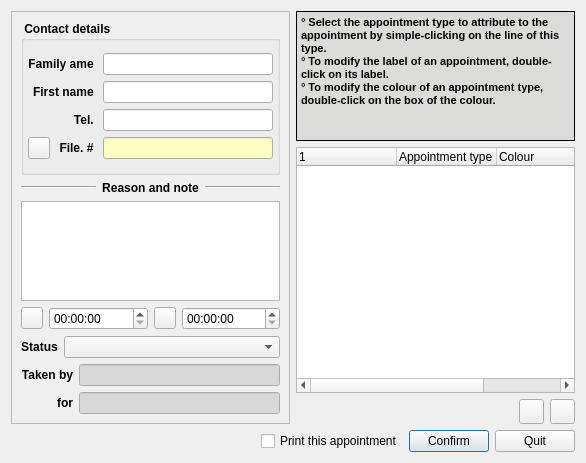
<?xml version="1.0" encoding="UTF-8"?>
<ui version="4.0">
 <class>C_Dlg_RdvTypeConfig</class>
 <widget class="QDialog" name="C_Dlg_RdvTypeConfig">
  <property name="geometry">
   <rect>
    <x>0</x>
    <y>0</y>
    <width>586</width>
    <height>463</height>
   </rect>
  </property>
  <property name="sizePolicy">
   <sizepolicy hsizetype="Expanding" vsizetype="Expanding">
    <horstretch>0</horstretch>
    <verstretch>0</verstretch>
   </sizepolicy>
  </property>
  <property name="windowTitle">
   <string>Appointment parameters</string>
  </property>
  <layout class="QGridLayout" name="gridLayout_12">
   <item row="0" column="0">
    <widget class="QFrame" name="frame_RdvEdit">
     <property name="frameShape">
      <enum>QFrame::StyledPanel</enum>
     </property>
     <property name="frameShadow">
      <enum>QFrame::Raised</enum>
     </property>
     <layout class="QGridLayout" name="gridLayout_9">
      <item row="0" column="0">
       <widget class="QGroupBox" name="groupBox_Coordonnees">
        <property name="font">
         <font>
          <weight>75</weight>
          <bold>true</bold>
         </font>
        </property>
        <property name="title">
         <string> Contact details </string>
        </property>
        <layout class="QGridLayout" name="gridLayout_8">
         <property name="margin">
          <number>4</number>
         </property>
         <item row="0" column="0">
          <layout class="QGridLayout" name="gridLayout_6">
           <item row="0" column="0">
            <layout class="QGridLayout" name="gridLayout_5">
             <item row="0" column="0">
              <widget class="QLabel" name="label_2">
               <property name="font">
                <font>
                 <weight>75</weight>
                 <bold>true</bold>
                </font>
               </property>
               <property name="text">
                <string>Family ame </string>
               </property>
               <property name="alignment">
                <set>Qt::AlignRight|Qt::AlignTrailing|Qt::AlignVCenter</set>
               </property>
              </widget>
             </item>
             <item row="1" column="0">
              <widget class="QLabel" name="label_3">
               <property name="font">
                <font>
                 <weight>75</weight>
                 <bold>true</bold>
                </font>
               </property>
               <property name="text">
                <string>First name </string>
               </property>
               <property name="alignment">
                <set>Qt::AlignRight|Qt::AlignTrailing|Qt::AlignVCenter</set>
               </property>
              </widget>
             </item>
             <item row="2" column="0">
              <widget class="QLabel" name="label_4">
               <property name="font">
                <font>
                 <weight>75</weight>
                 <bold>true</bold>
                </font>
               </property>
               <property name="text">
                <string>Tel. </string>
               </property>
               <property name="alignment">
                <set>Qt::AlignRight|Qt::AlignTrailing|Qt::AlignVCenter</set>
               </property>
              </widget>
             </item>
             <item row="3" column="0">
              <layout class="QGridLayout" name="gridLayout_4">
               <item row="0" column="0">
                <widget class="QPushButton" name="pushButton_Anonymize">
                 <property name="maximumSize">
                  <size>
                   <width>22</width>
                   <height>22</height>
                  </size>
                 </property>
                 <property name="toolTip">
                  <string>Anonymise an appointment (not linked to a file)</string>
                 </property>
                 <property name="text">
                  <string/>
                 </property>
                </widget>
               </item>
               <item row="0" column="1">
                <widget class="QLabel" name="label_5">
                 <property name="font">
                  <font>
                   <weight>75</weight>
                   <bold>true</bold>
                  </font>
                 </property>
                 <property name="text">
                  <string>File. #</string>
                 </property>
                 <property name="alignment">
                  <set>Qt::AlignCenter</set>
                 </property>
                </widget>
               </item>
              </layout>
             </item>
            </layout>
           </item>
           <item row="0" column="1">
            <layout class="QVBoxLayout" name="verticalLayout">
             <item>
              <widget class="QLineEdit" name="lineEdit_Nom">
               <property name="font">
                <font>
                 <weight>50</weight>
                 <bold>false</bold>
                </font>
               </property>
              </widget>
             </item>
             <item>
              <widget class="QLineEdit" name="lineEdit_Prenom">
               <property name="font">
                <font>
                 <weight>50</weight>
                 <bold>false</bold>
                </font>
               </property>
              </widget>
             </item>
             <item>
              <widget class="QLineEdit" name="lineEdit_Tel">
               <property name="font">
                <font>
                 <weight>50</weight>
                 <bold>false</bold>
                </font>
               </property>
              </widget>
             </item>
             <item>
              <widget class="QLineEdit" name="lineEdit_GUID">
               <property name="palette">
                <palette>
                 <active>
                  <colorrole role="Base">
                   <brush brushstyle="SolidPattern">
                    <color alpha="255">
                     <red>252</red>
                     <green>255</green>
                     <blue>193</blue>
                    </color>
                   </brush>
                  </colorrole>
                 </active>
                 <inactive>
                  <colorrole role="Base">
                   <brush brushstyle="SolidPattern">
                    <color alpha="255">
                     <red>252</red>
                     <green>255</green>
                     <blue>193</blue>
                    </color>
                   </brush>
                  </colorrole>
                 </inactive>
                 <disabled>
                  <colorrole role="Base">
                   <brush brushstyle="SolidPattern">
                    <color alpha="255">
                     <red>255</red>
                     <green>255</green>
                     <blue>255</blue>
                    </color>
                   </brush>
                  </colorrole>
                 </disabled>
                </palette>
               </property>
               <property name="font">
                <font>
                 <pointsize>8</pointsize>
                 <weight>50</weight>
                 <bold>false</bold>
                </font>
               </property>
               <property name="readOnly">
                <bool>true</bool>
               </property>
              </widget>
             </item>
            </layout>
           </item>
          </layout>
         </item>
        </layout>
       </widget>
      </item>
      <item row="1" column="0">
       <layout class="QGridLayout" name="gridLayout_7">
        <item row="2" column="0">
         <layout class="QHBoxLayout" name="horizontalLayout_4">
          <item>
           <widget class="QLabel" name="label_8">
            <property name="font">
             <font>
              <weight>75</weight>
              <bold>true</bold>
             </font>
            </property>
            <property name="text">
             <string>Status</string>
            </property>
            <property name="alignment">
             <set>Qt::AlignCenter</set>
            </property>
           </widget>
          </item>
          <item>
           <widget class="QComboBox" name="comboBox_Statut">
            <property name="sizePolicy">
             <sizepolicy hsizetype="Expanding" vsizetype="Fixed">
              <horstretch>0</horstretch>
              <verstretch>0</verstretch>
             </sizepolicy>
            </property>
            <property name="toolTip">
             <string>Choose appointment's status</string>
            </property>
           </widget>
          </item>
         </layout>
        </item>
        <item row="0" column="0">
         <layout class="QGridLayout" name="gridLayout_3">
          <item row="1" column="0">
           <widget class="QTextEdit" name="textEdit_note">
            <property name="maximumSize">
             <size>
              <width>16777215</width>
              <height>100</height>
             </size>
            </property>
            <property name="tabChangesFocus">
             <bool>true</bool>
            </property>
           </widget>
          </item>
          <item row="0" column="0">
           <layout class="QHBoxLayout" name="horizontalLayout_2">
            <item>
             <widget class="Line" name="line">
              <property name="orientation">
               <enum>Qt::Horizontal</enum>
              </property>
             </widget>
            </item>
            <item>
             <widget class="QLabel" name="label">
              <property name="font">
               <font>
                <weight>75</weight>
                <bold>true</bold>
               </font>
              </property>
              <property name="text">
               <string>Reason and note</string>
              </property>
              <property name="alignment">
               <set>Qt::AlignCenter</set>
              </property>
             </widget>
            </item>
            <item>
             <widget class="Line" name="line_2">
              <property name="orientation">
               <enum>Qt::Horizontal</enum>
              </property>
             </widget>
            </item>
           </layout>
          </item>
         </layout>
        </item>
        <item row="1" column="0">
         <layout class="QHBoxLayout" name="horizontalLayout_5">
          <item>
           <widget class="QPushButton" name="pushButton_Heure">
            <property name="minimumSize">
             <size>
              <width>22</width>
              <height>22</height>
             </size>
            </property>
            <property name="maximumSize">
             <size>
              <width>22</width>
              <height>22</height>
             </size>
            </property>
            <property name="toolTip">
             <string>Change appointment hour; choose from list</string>
            </property>
            <property name="text">
             <string/>
            </property>
           </widget>
          </item>
          <item>
           <widget class="QTimeEdit" name="timeEdit_Heure"/>
          </item>
          <item>
           <widget class="QPushButton" name="pushButton_Duree">
            <property name="minimumSize">
             <size>
              <width>22</width>
              <height>22</height>
             </size>
            </property>
            <property name="maximumSize">
             <size>
              <width>22</width>
              <height>22</height>
             </size>
            </property>
            <property name="toolTip">
             <string>Change appointment duration; choose from list</string>
            </property>
            <property name="text">
             <string/>
            </property>
           </widget>
          </item>
          <item>
           <widget class="QTimeEdit" name="timeEdit_Duree"/>
          </item>
         </layout>
        </item>
       </layout>
      </item>
      <item row="2" column="0">
       <layout class="QGridLayout" name="gridLayout">
        <item row="0" column="0">
         <layout class="QVBoxLayout" name="verticalLayout_3">
          <item>
           <widget class="QLabel" name="label_6">
            <property name="font">
             <font>
              <weight>75</weight>
              <bold>true</bold>
             </font>
            </property>
            <property name="text">
             <string>Taken by</string>
            </property>
            <property name="alignment">
             <set>Qt::AlignRight|Qt::AlignTrailing|Qt::AlignVCenter</set>
            </property>
           </widget>
          </item>
          <item>
           <widget class="QLabel" name="label_7">
            <property name="font">
             <font>
              <weight>75</weight>
              <bold>true</bold>
             </font>
            </property>
            <property name="text">
             <string>for</string>
            </property>
            <property name="alignment">
             <set>Qt::AlignRight|Qt::AlignTrailing|Qt::AlignVCenter</set>
            </property>
           </widget>
          </item>
         </layout>
        </item>
        <item row="0" column="1">
         <layout class="QVBoxLayout" name="verticalLayout_2">
          <item>
           <widget class="QLineEdit" name="lineEdit_PrisPar">
            <property name="maximumSize">
             <size>
              <width>16777215</width>
              <height>16777215</height>
             </size>
            </property>
            <property name="palette">
             <palette>
              <active>
               <colorrole role="Base">
                <brush brushstyle="SolidPattern">
                 <color alpha="255">
                  <red>216</red>
                  <green>216</green>
                  <blue>216</blue>
                 </color>
                </brush>
               </colorrole>
              </active>
              <inactive>
               <colorrole role="Base">
                <brush brushstyle="SolidPattern">
                 <color alpha="255">
                  <red>216</red>
                  <green>216</green>
                  <blue>216</blue>
                 </color>
                </brush>
               </colorrole>
              </inactive>
              <disabled>
               <colorrole role="Base">
                <brush brushstyle="SolidPattern">
                 <color alpha="255">
                  <red>255</red>
                  <green>255</green>
                  <blue>255</blue>
                 </color>
                </brush>
               </colorrole>
              </disabled>
             </palette>
            </property>
            <property name="font">
             <font>
              <pointsize>8</pointsize>
             </font>
            </property>
            <property name="readOnly">
             <bool>true</bool>
            </property>
           </widget>
          </item>
          <item>
           <widget class="QLineEdit" name="lineEdit_PrisPour">
            <property name="maximumSize">
             <size>
              <width>16777215</width>
              <height>16777215</height>
             </size>
            </property>
            <property name="palette">
             <palette>
              <active>
               <colorrole role="Base">
                <brush brushstyle="SolidPattern">
                 <color alpha="255">
                  <red>216</red>
                  <green>216</green>
                  <blue>216</blue>
                 </color>
                </brush>
               </colorrole>
              </active>
              <inactive>
               <colorrole role="Base">
                <brush brushstyle="SolidPattern">
                 <color alpha="255">
                  <red>216</red>
                  <green>216</green>
                  <blue>216</blue>
                 </color>
                </brush>
               </colorrole>
              </inactive>
              <disabled>
               <colorrole role="Base">
                <brush brushstyle="SolidPattern">
                 <color alpha="255">
                  <red>255</red>
                  <green>255</green>
                  <blue>255</blue>
                 </color>
                </brush>
               </colorrole>
              </disabled>
             </palette>
            </property>
            <property name="font">
             <font>
              <pointsize>8</pointsize>
             </font>
            </property>
            <property name="readOnly">
             <bool>true</bool>
            </property>
           </widget>
          </item>
         </layout>
        </item>
       </layout>
      </item>
     </layout>
    </widget>
   </item>
   <item row="0" column="1">
    <layout class="QGridLayout" name="gridLayout_11">
     <item row="1" column="0">
      <widget class="QTreeWidget" name="treeWidget_RdvTypeList">
       <property name="sizePolicy">
        <sizepolicy hsizetype="Minimum" vsizetype="Expanding">
         <horstretch>0</horstretch>
         <verstretch>0</verstretch>
        </sizepolicy>
       </property>
       <property name="rootIsDecorated">
        <bool>false</bool>
       </property>
       <column>
        <property name="text">
         <string/>
        </property>
       </column>
       <column>
        <property name="text">
         <string>Appointment type</string>
        </property>
       </column>
       <column>
        <property name="text">
         <string>Colour</string>
        </property>
       </column>
       <column>
        <property name="text">
         <string>Default duration</string>
        </property>
       </column>
      </widget>
     </item>
     <item row="2" column="0">
      <layout class="QGridLayout" name="gridLayout_10">
       <item row="0" column="0">
        <spacer name="horizontalSpacer_2">
         <property name="orientation">
          <enum>Qt::Horizontal</enum>
         </property>
         <property name="sizeHint" stdset="0">
          <size>
           <width>107</width>
           <height>24</height>
          </size>
         </property>
        </spacer>
       </item>
       <item row="0" column="1">
        <widget class="QPushButton" name="pushButton_Plus">
         <property name="minimumSize">
          <size>
           <width>25</width>
           <height>25</height>
          </size>
         </property>
         <property name="maximumSize">
          <size>
           <width>25</width>
           <height>25</height>
          </size>
         </property>
         <property name="toolTip">
          <string>Add an appointment type</string>
         </property>
         <property name="statusTip">
          <string/>
         </property>
         <property name="whatsThis">
          <string/>
         </property>
         <property name="accessibleName">
          <string/>
         </property>
         <property name="accessibleDescription">
          <string/>
         </property>
         <property name="text">
          <string/>
         </property>
        </widget>
       </item>
       <item row="0" column="2">
        <widget class="QPushButton" name="pushButton_Moins">
         <property name="minimumSize">
          <size>
           <width>25</width>
           <height>25</height>
          </size>
         </property>
         <property name="maximumSize">
          <size>
           <width>25</width>
           <height>25</height>
          </size>
         </property>
         <property name="toolTip">
          <string>Delete an appointment type</string>
         </property>
         <property name="statusTip">
          <string/>
         </property>
         <property name="whatsThis">
          <string/>
         </property>
         <property name="accessibleName">
          <string/>
         </property>
         <property name="accessibleDescription">
          <string/>
         </property>
         <property name="text">
          <string/>
         </property>
        </widget>
       </item>
      </layout>
     </item>
     <item row="0" column="0">
      <widget class="QTextBrowser" name="textBrowser">
       <property name="sizePolicy">
        <sizepolicy hsizetype="Expanding" vsizetype="Expanding">
         <horstretch>0</horstretch>
         <verstretch>0</verstretch>
        </sizepolicy>
       </property>
       <property name="maximumSize">
        <size>
         <width>16777215</width>
         <height>130</height>
        </size>
       </property>
       <property name="palette">
        <palette>
         <active>
          <colorrole role="Base">
           <brush brushstyle="SolidPattern">
            <color alpha="255">
             <red>219</red>
             <green>219</green>
             <blue>218</blue>
            </color>
           </brush>
          </colorrole>
         </active>
         <inactive>
          <colorrole role="Base">
           <brush brushstyle="SolidPattern">
            <color alpha="255">
             <red>219</red>
             <green>219</green>
             <blue>218</blue>
            </color>
           </brush>
          </colorrole>
         </inactive>
         <disabled>
          <colorrole role="Base">
           <brush brushstyle="SolidPattern">
            <color alpha="255">
             <red>255</red>
             <green>255</green>
             <blue>255</blue>
            </color>
           </brush>
          </colorrole>
         </disabled>
        </palette>
       </property>
       <property name="font">
        <font>
         <weight>75</weight>
         <bold>true</bold>
        </font>
       </property>
       <property name="frameShape">
        <enum>QFrame::Box</enum>
       </property>
       <property name="frameShadow">
        <enum>QFrame::Plain</enum>
       </property>
       <property name="lineWidth">
        <number>1</number>
       </property>
       <property name="midLineWidth">
        <number>1</number>
       </property>
       <property name="html">
        <string>&lt;!DOCTYPE HTML PUBLIC &quot;-//W3C//DTD HTML 4.0//EN&quot; &quot;http://www.w3.org/TR/REC-html40/strict.dtd&quot;&gt;
&lt;html&gt;&lt;head&gt;&lt;meta name=&quot;qrichtext&quot; content=&quot;1&quot; /&gt;&lt;style type=&quot;text/css&quot;&gt;
p, li { white-space: pre-wrap; }
&lt;/style&gt;&lt;/head&gt;&lt;body style=&quot; font-family:'MS Shell Dlg 2'; font-size:8.25pt; font-weight:600; font-style:normal;&quot;&gt;
&lt;table border=&quot;0&quot; style=&quot;-qt-table-type: root; margin-top:4px; margin-bottom:4px; margin-left:4px; margin-right:4px;&quot;&gt;
&lt;tr&gt;
&lt;td style=&quot;border: none;&quot;&gt;
&lt;p style=&quot; margin-top:0px; margin-bottom:0px; margin-left:0px; margin-right:0px; -qt-block-indent:0; text-indent:0px;&quot;&gt;&lt;span style=&quot; font-family:'Sans Serif'; font-size:8pt;&quot;&gt;° Select the appointment type to attribute to the appointment by simple-clicking on the line of this type.&lt;/span&gt;&lt;/p&gt;
&lt;p style=&quot; margin-top:0px; margin-bottom:0px; margin-left:0px; margin-right:0px; -qt-block-indent:0; text-indent:0px;&quot;&gt;&lt;span style=&quot; font-family:'Sans Serif'; font-size:8pt;&quot;&gt;° To modify the label of an appointment, double-click on its label.&lt;/span&gt;&lt;/p&gt;
&lt;p style=&quot; margin-top:0px; margin-bottom:0px; margin-left:0px; margin-right:0px; -qt-block-indent:0; text-indent:0px;&quot;&gt;&lt;span style=&quot; font-family:'Sans Serif'; font-size:8pt;&quot;&gt;° To modify the colour of an appointment type, double-click on the box of the colour.&lt;/span&gt;&lt;/p&gt;&lt;/td&gt;&lt;/tr&gt;&lt;/table&gt;&lt;/body&gt;&lt;/html&gt;</string>
       </property>
      </widget>
     </item>
    </layout>
   </item>
   <item row="1" column="0" colspan="2">
    <layout class="QGridLayout" name="gridLayout_2">
     <item row="0" column="0">
      <spacer name="horizontalSpacer">
       <property name="orientation">
        <enum>Qt::Horizontal</enum>
       </property>
       <property name="sizeHint" stdset="0">
        <size>
         <width>40</width>
         <height>20</height>
        </size>
       </property>
      </spacer>
     </item>
     <item row="0" column="3">
      <layout class="QHBoxLayout" name="horizontalLayout">
       <item>
        <widget class="QCheckBox" name="checkBox_ImprimerCeRDV">
         <property name="text">
          <string>Print this appointment</string>
         </property>
        </widget>
       </item>
       <item>
        <widget class="QPushButton" name="pushButton_Ok">
         <property name="text">
          <string>Confirm</string>
         </property>
         <property name="shortcut">
          <string>Alt+C</string>
         </property>
         <property name="default">
          <bool>true</bool>
         </property>
        </widget>
       </item>
       <item>
        <widget class="QPushButton" name="pushButton_Quitter">
         <property name="text">
          <string>Quit</string>
         </property>
         <property name="shortcut">
          <string>Alt+Q</string>
         </property>
        </widget>
       </item>
      </layout>
     </item>
    </layout>
   </item>
  </layout>
 </widget>
 <resources/>
 <connections/>
</ui>
